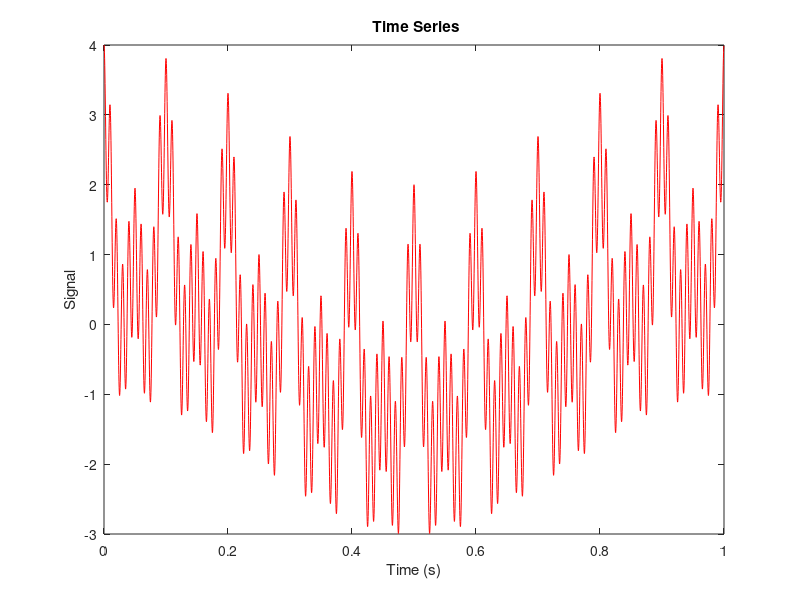
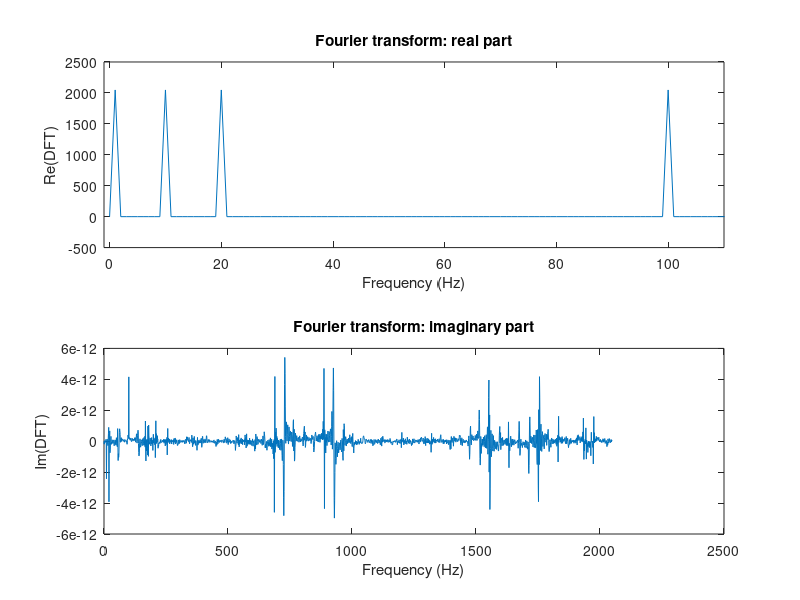
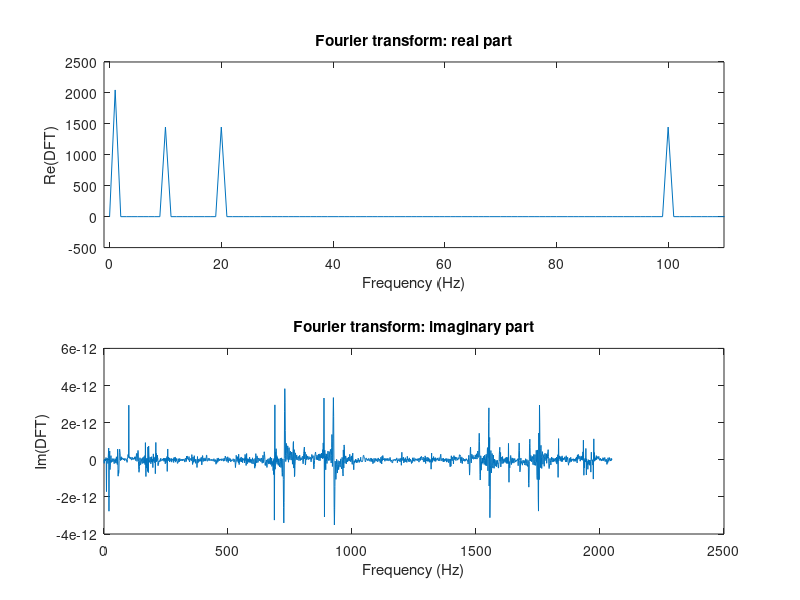
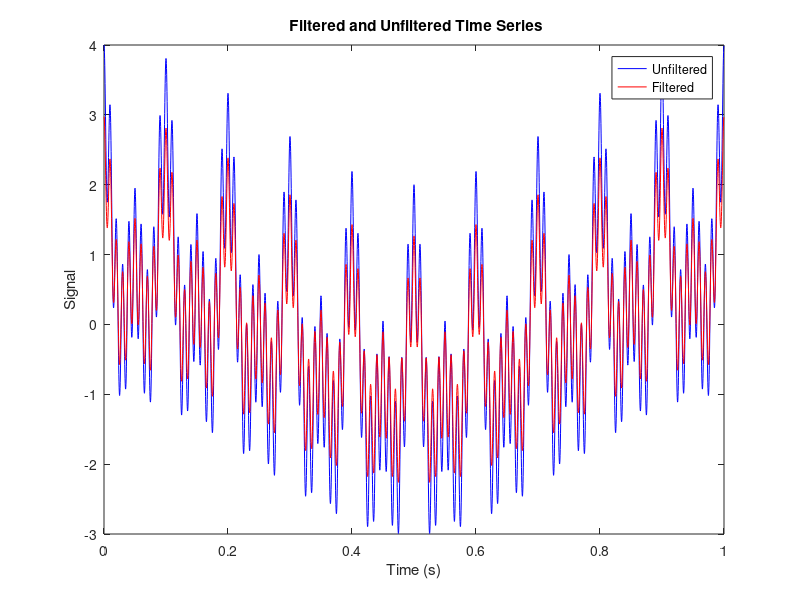

Write the MATLAB code that produced these figures, in order.
fs = 4096;          % Sample frequency (Hz)
n = 4096;           % Number of samples
t = (0:(n-1))/fs;   % Create time vector

% Create timeseries
x = cos(2*pi*t) + cos(2*pi*10*t) + cos(2*pi*20*t) + cos(2*pi*100*t);

% Take Fourier Transform
y = fft(x);             % Discrete Fourier Transform
f = (0:n-1)*(fs/n);     % Construct frequency axis

% Plot timeseries
figure(1); plot(t,x,'r')
xlabel('Time (s)'); ylabel('Signal'); title('{\bf Time Series}')

% Plot DFT real
figure(2); subplot(2,1,1)
plot(f(1:n/2+1),real(y(1:n/2+1)))
xlabel('Frequency (Hz)'); ylabel('Re(DFT)')
xlim([-1 110]); ylim([-500 2500])
title('Fourier transform: real part')
hold;
% Plot DFT imaginary
subplot(2,1,2); plot(f(1:n/2+1),imag(y(1:n/2+1)))
xlabel('Frequency (Hz)'); ylabel('Im(DFT)')
title('Fourier transform: imaginary part')
hold off

% Lo Pass Filter - 1/2 Power f > 10 Hz
y(11:4096) = y(11:4096) * 0.707;

% Plot Filtered DFT - real
figure(3); subplot(2,1,1)
plot(f(1:n/2+1),real(y(1:n/2+1)))
xlabel('Frequency (Hz)'); ylabel('Re(DFT)')
xlim([-1 110]); ylim([-500 2500])
title('Fourier transform: real part')
hold;
% Plot Filtered DFT - imaginary
subplot(2,1,2); plot(f(1:n/2+1),imag(y(1:n/2+1)))
xlabel('Frequency (Hz)'); ylabel('Im(DFT)')
title('Fourier transform: imaginary part')
hold off

% Inverse DFT
x2 = ifft(y);

% Plot filtered AND unfiltered timeseries
figure(4); plot(t, x, 'b'); hold on
plot(t,x2,'r'); hold off
ylim([-3,4])
xlabel('Time (s)'); ylabel('Signal')
title('{\bf Filtered and Unfiltered Time Series}')
legend('Unfiltered', 'Filtered')
